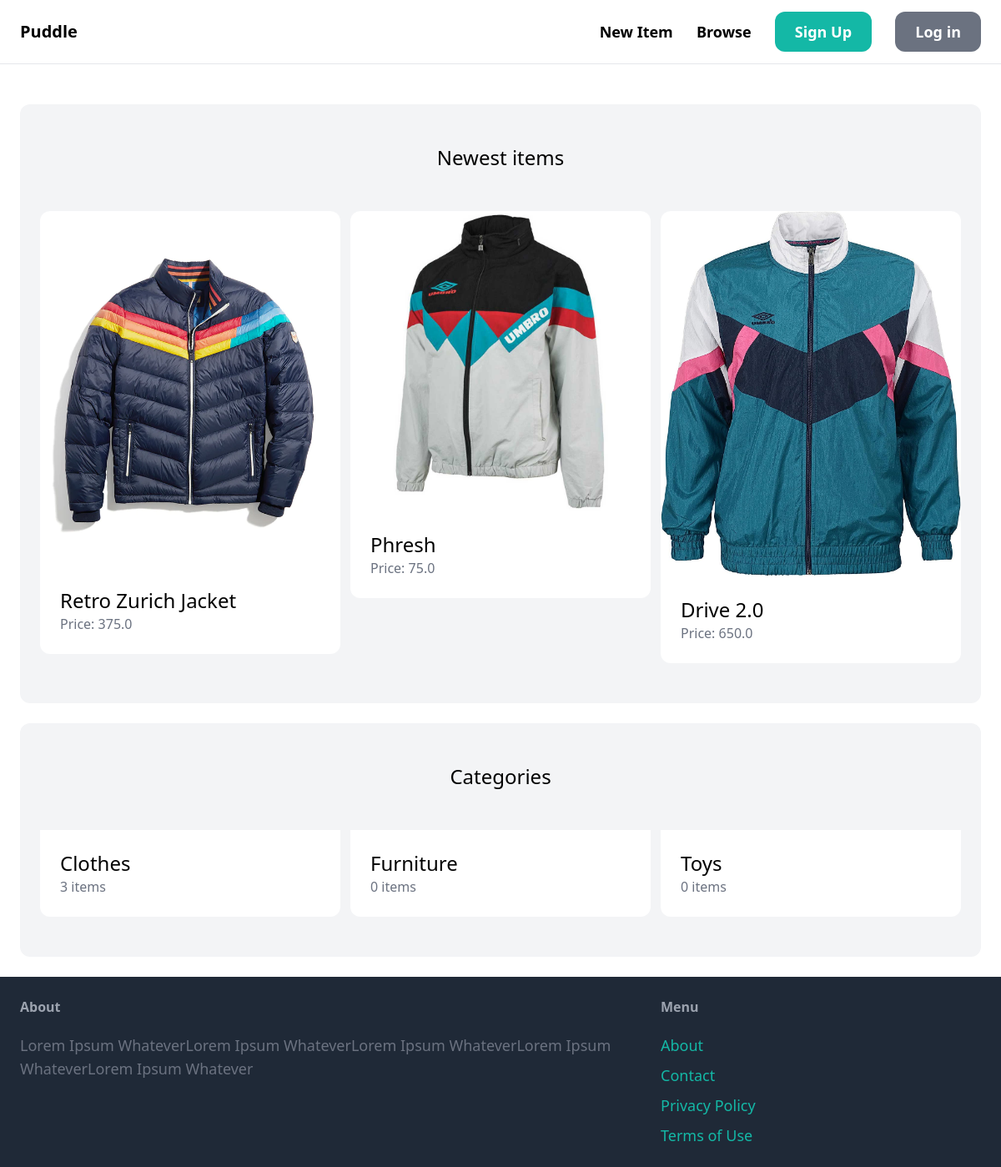
The page / on the database its author committed.
### item/models.py (models this page shows, shortened)
class Item(models.Model):
    category = models.ForeignKey(Category, related_name='items', on_delete=models.CASCADE)
    name = models.CharField(max_length=255)
    description = models.TextField(blank=True, null=True)
    price = models.FloatField()
    image = models.ImageField(upload_to='item_images', blank=True, null=True)
    is_sold = models.BooleanField(default=False)
    created_by = models.ForeignKey(User, related_name='items', on_delete=models.CASCADE)
    created_at = models.DateTimeField(auto_now_add=True)

class Category(models.Model):
    name = models.CharField(max_length=255)
    class Meta:
        ordering = ('name',)
        verbose_name_plural = 'Categories'

### core/views.py (the view)
# urls.py: path('', views.index, name='index'),
def index(request):
    items = Item.objects.filter(is_sold=False)[0:6]
    categories = Category.objects.all()
    return render(request, 'core/index.html', {
        'categories': categories,
        'items': items,
    })

### core/templates/core/index.html (shortened to what this page needs)
{% extends 'core/base.html' %}
{% block content %}
<div class="mt-6 px-6 py-12 bg-gray-100 rounded-xl">
    <h2 class="mb-12 text-2xl text-center">Newest items</h2>
    <div class="grid grid-cols-3 gap-3">
        {% for item in items %}
        <div>
            <a href="{% url 'item:detail' item.id %}">
                <div>
                    <img src="{{ item.image.url }}" class="rounded-t-xl">
                </div>
                <div class="p-6 bg-white rounded-b-xl">
                    <h2 class="text-2xl">{{ item.name }}</h2>
                    <p class="text-gray-500">Price: {{ item.price }}</p>
                </div>
            </a>
        </div>
        {% endfor %}
    </div>
</div>
<div class="mt-6 px-6 py-12 bg-gray-100 rounded-xl">
    <h2 class="mb-12 text-2xl text-center">Categories</h2>
    <div class="grid grid-cols-3 gap-3">
        {% for category in categories %}
        <div>
            <a href="#">
                <div class="p-6 bg-white rounded-b-xl">
                    <h2 class="text-2xl">{{ category.name }}</h2>
                    <p class="text-gray-500">{{ category.items.count }} items</p>
                </div>
            </a>
        </div>
        {% endfor %}
    </div>
</div>
{% endblock %}

### rows shown on the page
Item: image (picture), name "Retro Zurich Jacket", price "375.0"
Item: image (picture), name "Phresh", price "75.0"
Item: image (picture), name "Drive 2.0", price "650.0"
Category: name "Clothes", items.count "3"
Category: name "Furniture", items.count "0"
Category: name "Toys", items.count "0"
